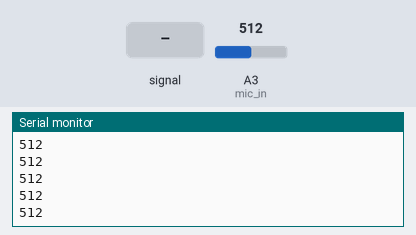
A sketch run on a simulated Arduino Uno, built with avr-gcc and run on an emulated ATmega328P. Shown: the last lines printed to the serial monitor. The test bench sets the inputs (shaded band); at power-on: A3 (mic_in) = 512.

Above: at 1.2 s.
1.3 s: A3 (mic_in) fed a 200 Hz sine of ±81 counts around its level
At 1.31 s:
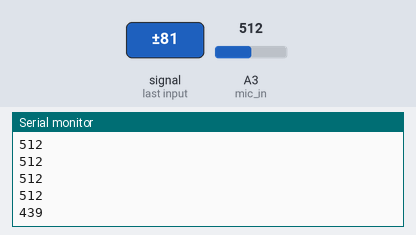
2.8 s: A3 (mic_in) set to 716
At 2.81 s:
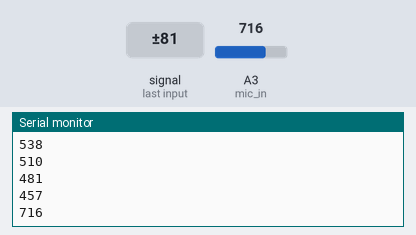
4.3 s: A3 (mic_in) fed a 1000 Hz sine of ±255 counts around its level
At 4.32 s:
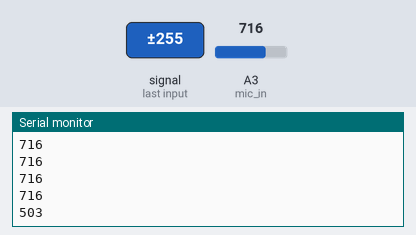
5.8 s: A3 (mic_in) set to 900
At 5.82 s:
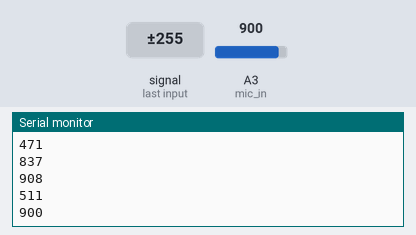
Timing chart, 0 to 8.3 s (numbered marks = the images above; inputs shaded):
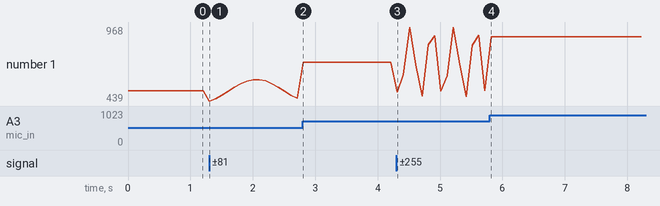

The sketch:

mic.ino
```cpp
#define mic_in A3
void setup() {
  Serial.begin(9600);
  pinMode(mic_in, INPUT);
}

void loop() {
  int s;
  s = analogRead(mic_in);
  Serial.println(s);
  delay(100);
}
```

Measured:
- after the input at 1.3 s, the serial monitor: prints a new line at once (image 1)
- after the input at 2.8 s, the serial monitor: prints a new line at once (image 2)
- after the input at 4.3 s, the serial monitor: prints a new line at once (image 3)
- after the input at 5.8 s, the serial monitor: prints a new line at once (image 4)
- plotted number 1: 512 → 457 after the input at 1.3 s, 457 → 716 after the input at 2.8 s, 716 → 511 after the input at 4.3 s, 511 → 900 after the input at 5.8 s
